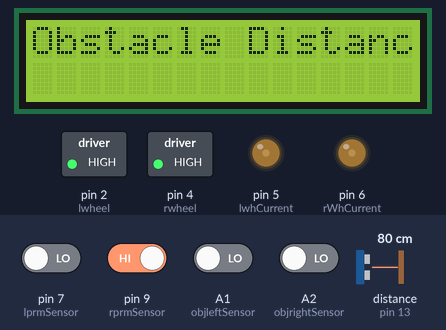
Recording of a sketch running on a simulated Arduino Uno, built with avr-gcc and run on an emulated ATmega328P. Parts: 16×2 character LCD, switched loads named in the sketch (green lamp = pin HIGH), output pins drawn as LEDs (lit = HIGH). Wiring (inferred from the names in the program): ultrasonic range finder: trigger pin 12; echo pin 13. The inputs (shaded band) are chosen by the test bench; at power-on: pin 9 (rprmSensor) HIGH, A1 (objleftSensor), A2 (objrightSensor), pin 7 (lprmSensor) LOW, distance to the obstacle (sensor on pin 13) 80 cm. The echo pulse lasts 58.3 µs per cm; pins used as bus, display or sensor lines are not drawn; what the sketch prints to the serial monitor is not drawn.

Above: at 1.2 s.
1.3 s: distance to the obstacle (sensor on pin 13) set to 4 cm
4.3 s: distance to the obstacle (sensor on pin 13) set to 2 cm
7.3 s: distance to the obstacle (sensor on pin 13) set to 9 cm
10.3 s: pin 7 (lprmSensor) driven HIGH
At 10.9 s:
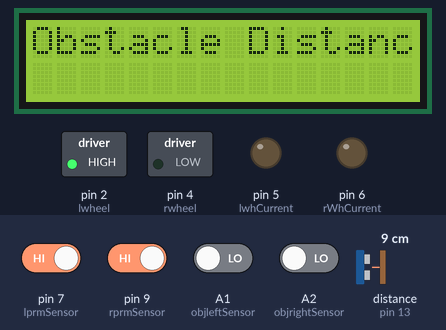
13.3 s: pin 9 (rprmSensor) driven LOW
At 14.3 s:
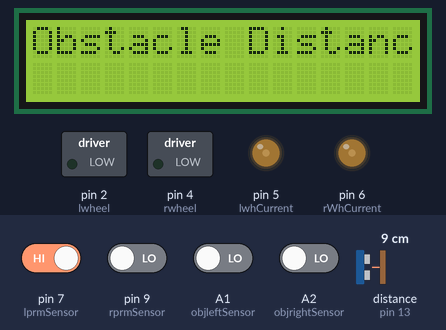
16.3 s: pin 9 (rprmSensor) driven HIGH
At 17.8 s:
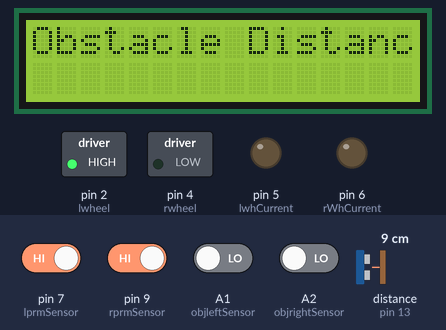
Timing chart, 0 to 19.3 s (numbered marks = the images above; inputs shaded):
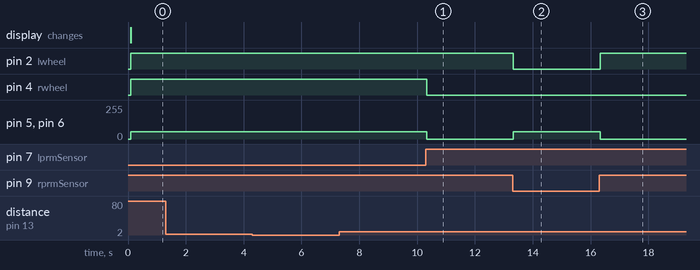

Measured:
- after the input at 10.3 s, pin 4 (rwheel): HIGH → LOW at once; pin 5 (lwhCurrent), pin 6 (rWhCurrent): 55/255 → 0/255 at once
- after the input at 13.3 s, pin 2 (lwheel): HIGH → LOW at once; pin 5 (lwhCurrent), pin 6 (rWhCurrent): 0/255 → 55/255 at once
- after the input at 16.3 s, pin 2 (lwheel): LOW → HIGH at once; pin 5 (lwhCurrent), pin 6 (rWhCurrent): 55/255 → 0/255 at once

The sketch:

move.ino
```cpp
#include <LiquidCrystal_I2C.h>
LiquidCrystal_I2C lcd(0x27, 16, 2);

/*
* -Title:
* -- Engr 111 Team 7
*
* - Description
* --Team project for the mobility of a designed robot
*
*/

//functions prototypes

//right Wheel
void rFoward();
void rBack();

//left Wheel
void lFoward();
void lBack();

//Vehicle movement
void moveF();
void moveB();
void rStop();
void lStop();
void stop();
void r360();
void l360();

//ultrasonic
float checkDisk();


// Pins and varible description
//wheel movement
const int rwheel= 4;
const int rWhCurrent = 6;
const int lwheel= 2;
const int lwhCurrent = 5;
const int defaultSpeed = 55;//sixty five

//Object detection
const int objleftSensor = A1;
const int objrightSensor = A2;

//Ligth Sensor
const int lprmSensor = 7;
const int rprmSensor = 9;

//ultra sonic
const int trigpin = 12;
const int echoPin = 13;
float d;

void setup() {
  //wheel movement
  pinMode(lwheel, OUTPUT);
  pinMode(rwheel, OUTPUT);
  pinMode(lwhCurrent, OUTPUT);
  pinMode(rWhCurrent, OUTPUT);

  //object detection
  pinMode(objleftSensor, INPUT);
  pinMode(objrightSensor, INPUT);

  //light sensor
  pinMode(lprmSensor,INPUT);
  pinMode(rprmSensor,INPUT);

  // Ultrasonic sensor
  Serial.begin(9600);
  pinMode(trigpin, OUTPUT);
  pinMode(echoPin, INPUT);

  //lcd
  lcd.init();
  lcd.backlight();
}

void loop() {
  //obstacle avoidance
  int rObj = digitalRead(objrightSensor);
  int lObj = digitalRead(objleftSensor);
  //lightSensor
  int rColor = digitalRead(rprmSensor);
  int lColor = digitalRead(lprmSensor);

  //ultrasonic
  d =checkDisk();
  Serial.println(d);
  lcd.clear();
  lcd.setCursor(0,0);
  lcd.print("Obstacle Distance");// line 1
  //lcd.setCursor(0,1); lcd.print(d);
  //delay(200);
if(rColor == 0 && lColor == 0 ) //ligth sensor mobility
    {
      moveF();
    }
    else if (rColor == 1 && lColor == 1) //both black line
    {
      stop();
    }

    //Turn Right
    else if (rColor == 1 && lColor == 0 )
    {
      lFoward();
      rBack();
    }

    //Turn Left
    else if (lColor == 1 && rColor == 0 )
    {
      rFoward();
      lBack();
    }
}


// Function Definition

// Ultrasonic Sensor Distance Calcualtion
float checkDisk()
{
  // Clears the trigpin condition
  digitalWrite(trigpin,LOW);
  delayMicroseconds(2);

  // Sets the trigPin HIGH (ACTIVE) for 10 microseconds
  digitalWrite(trigpin, HIGH);
  delayMicroseconds(10);
  digitalWrite(trigpin, LOW);

  // Read te echoPin, returns the sound wave travel time in microseconds
  long duration = pulseIn (echoPin, HIGH);

  // calculatinf the distance
  float d = duration * 0.034 /2; // speed of sound wave divide by 2 (go and back)

  // return the diatance
  return d;
}

//right wheel Foward
void rFoward()
{
  digitalWrite(rwheel, LOW);
  analogWrite(rWhCurrent, defaultSpeed);
}
void rBack()
{
  digitalWrite(rwheel, HIGH); //right back
  analogWrite(rWhCurrent, defaultSpeed);
}


//left wheel movements
void lFoward()
{
  digitalWrite(lwheel, HIGH);
  analogWrite(lwhCurrent, defaultSpeed);
}
void lBack()
{
  digitalWrite(lwheel, LOW);
  analogWrite(lwhCurrent, defaultSpeed);
}

//MOvements
void moveF() //foward
{
  rFoward();
  lFoward();
}
void moveB() //back
{
  lBack();
  rBack();
}

//Stop moving
void rStop()
{
  digitalWrite(rwheel, LOW);
  analogWrite(rWhCurrent, 0);
}
void lStop()
{
  digitalWrite(lwheel, HIGH);
  analogWrite(lwhCurrent, 0);
}
void stop()
{
  lStop();
  rStop();
}

//for funcies
void r360()
{
  rFoward();
  lBack();
}
void l360()
{
  rBack();
  lFoward();
}
```
